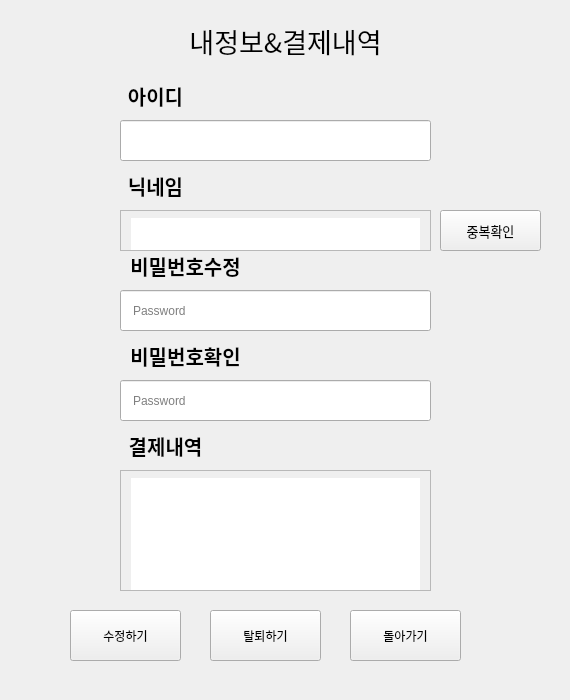
    <widget class="QWidget" name="page_5">
     <widget class="QLabel" name="label_13">
      <property name="geometry">
       <rect>
        <x>0</x>
        <y>0</y>
        <width>561</width>
        <height>691</height>
       </rect>
      </property>
      <property name="text">
       <string/>
      </property>
      <property name="pixmap">
       <pixmap>╣ш░ц.png</pixmap>
      </property>
      <property name="scaledContents">
       <bool>true</bool>
      </property>
     </widget>
     <widget class="QListWidget" name="paylist">
      <property name="geometry">
       <rect>
        <x>120</x>
        <y>470</y>
        <width>311</width>
        <height>121</height>
       </rect>
      </property>
      <property name="styleSheet">
       <string notr="true">padding-left: 10px;
padding-right: 10px;
padding-top: 7px;</string>
      </property>
     </widget>
     <widget class="QPushButton" name="up">
      <property name="geometry">
       <rect>
        <x>70</x>
        <y>610</y>
        <width>111</width>
        <height>51</height>
       </rect>
      </property>
      <property name="text">
       <string>수정하기</string>
      </property>
     </widget>
     <widget class="QLabel" name="label_29">
      <property name="geometry">
       <rect>
        <x>170</x>
        <y>0</y>
        <width>231</width>
        <height>81</height>
       </rect>
      </property>
      <property name="font">
       <font>
        <family>맑은 고딕</family>
        <pointsize>20</pointsize>
       </font>
      </property>
      <property name="text">
       <string>내정보&amp;결제내역</string>
      </property>
      <property name="alignment">
       <set>Qt::AlignCenter</set>
      </property>
     </widget>
     <widget class="QLabel" name="label_30">
      <property name="geometry">
       <rect>
        <x>110</x>
        <y>170</y>
        <width>91</width>
        <height>31</height>
       </rect>
      </property>
      <property name="font">
       <font>
        <pointsize>15</pointsize>
        <weight>75</weight>
        <bold>true</bold>
       </font>
      </property>
      <property name="text">
       <string>닉네임</string>
      </property>
      <property name="alignment">
       <set>Qt::AlignCenter</set>
      </property>
     </widget>
     <widget class="QLabel" name="label_15">
      <property name="geometry">
       <rect>
        <x>120</x>
        <y>250</y>
        <width>131</width>
        <height>31</height>
       </rect>
      </property>
      <property name="font">
       <font>
        <pointsize>15</pointsize>
        <weight>75</weight>
        <bold>true</bold>
       </font>
      </property>
      <property name="text">
       <string>비밀번호수정</string>
      </property>
      <property name="alignment">
       <set>Qt::AlignCenter</set>
      </property>
     </widget>
     <widget class="QLabel" name="label_31">
      <property name="geometry">
       <rect>
        <x>120</x>
        <y>80</y>
        <width>71</width>
        <height>31</height>
       </rect>
      </property>
      <property name="font">
       <font>
        <family>돋움</family>
        <pointsize>15</pointsize>
        <weight>75</weight>
        <bold>true</bold>
       </font>
      </property>
      <property name="text">
       <string>아이디</string>
      </property>
      <property name="alignment">
       <set>Qt::AlignCenter</set>
      </property>
     </widget>
     <widget class="QLineEdit" name="uppw1">
      <property name="geometry">
       <rect>
        <x>120</x>
        <y>290</y>
        <width>311</width>
        <height>41</height>
       </rect>
      </property>
      <property name="toolTip">
       <string>&lt;html&gt;&lt;head/&gt;&lt;body&gt;&lt;p&gt;비밀번호 입력&lt;/p&gt;&lt;/body&gt;&lt;/html&gt;</string>
      </property>
      <property name="styleSheet">
       <string notr="true">padding-left: 10px;
padding-right: 10px;</string>
      </property>
      <property name="inputMask">
       <string/>
      </property>
      <property name="text">
       <string/>
      </property>
      <property name="frame">
       <bool>true</bool>
      </property>
      <property name="echoMode">
       <enum>QLineEdit::Password</enum>
      </property>
      <property name="placeholderText">
       <string>Password</string>
      </property>
     </widget>
     <widget class="QLabel" name="label_32">
      <property name="geometry">
       <rect>
        <x>120</x>
        <y>430</y>
        <width>91</width>
        <height>31</height>
       </rect>
      </property>
      <property name="font">
       <font>
        <pointsize>15</pointsize>
        <weight>75</weight>
        <bold>true</bold>
       </font>
      </property>
      <property name="text">
       <string>결제내역</string>
      </property>
      <property name="alignment">
       <set>Qt::AlignCenter</set>
      </property>
     </widget>
     <widget class="QPushButton" name="pushButton_del">
      <property name="geometry">
       <rect>
        <x>210</x>
        <y>610</y>
        <width>111</width>
        <height>51</height>
       </rect>
      </property>
      <property name="text">
       <string>탈퇴하기</string>
      </property>
     </widget>
     <widget class="QPushButton" name="back3">
      <property name="geometry">
       <rect>
        <x>350</x>
        <y>610</y>
        <width>111</width>
        <height>51</height>
       </rect>
      </property>
      <property name="text">
       <string>돌아가기</string>
      </property>
     </widget>
     <widget class="QTextEdit" name="nik_txt2">
      <property name="geometry">
       <rect>
        <x>120</x>
        <y>210</y>
        <width>311</width>
        <height>41</height>
       </rect>
      </property>
      <property name="styleSheet">
       <string notr="true">padding-left: 10px;
padding-right: 10px;
padding-top: 7px;</string>
      </property>
      <property name="undoRedoEnabled">
       <bool>true</bool>
      </property>
      <property name="acceptRichText">
       <bool>true</bool>
      </property>
     </widget>
     <widget class="QLineEdit" name="uppw2">
      <property name="geometry">
       <rect>
        <x>120</x>
        <y>380</y>
        <width>311</width>
        <height>41</height>
       </rect>
      </property>
      <property name="toolTip">
       <string>&lt;html&gt;&lt;head/&gt;&lt;body&gt;&lt;p&gt;비밀번호 입력&lt;/p&gt;&lt;/body&gt;&lt;/html&gt;</string>
      </property>
      <property name="styleSheet">
       <string notr="true">padding-left: 10px;
padding-right: 10px;</string>
      </property>
      <property name="inputMask">
       <string/>
      </property>
      <property name="text">
       <string/>
      </property>
      <property name="frame">
       <bool>true</bool>
      </property>
      <property name="echoMode">
       <enum>QLineEdit::Password</enum>
      </property>
      <property name="placeholderText">
       <string>Password</string>
      </property>
     </widget>
     <widget class="QLabel" name="label_25">
      <property name="geometry">
       <rect>
        <x>120</x>
        <y>340</y>
        <width>131</width>
        <height>31</height>
       </rect>
      </property>
      <property name="font">
       <font>
        <pointsize>15</pointsize>
        <weight>75</weight>
        <bold>true</bold>
       </font>
      </property>
      <property name="text">
       <string>비밀번호확인</string>
      </property>
      <property name="alignment">
       <set>Qt::AlignCenter</set>
      </property>
     </widget>
     <widget class="QPushButton" name="nik_dc2">
      <property name="geometry">
       <rect>
        <x>440</x>
        <y>210</y>
        <width>101</width>
        <height>41</height>
       </rect>
      </property>
      <property name="font">
       <font>
        <pointsize>10</pointsize>
       </font>
      </property>
      <property name="text">
       <string>중복확인</string>
      </property>
     </widget>
     <widget class="QLineEdit" name="up_id">
      <property name="geometry">
       <rect>
        <x>120</x>
        <y>120</y>
        <width>311</width>
        <height>41</height>
       </rect>
      </property>
      <property name="toolTip">
       <string>&lt;html&gt;&lt;head/&gt;&lt;body&gt;&lt;p&gt;비밀번호 입력&lt;/p&gt;&lt;/body&gt;&lt;/html&gt;</string>
      </property>
      <property name="styleSheet">
       <string notr="true">padding-left: 10px;
padding-right: 10px;
</string>
      </property>
      <property name="inputMask">
       <string/>
      </property>
      <property name="text">
       <string/>
      </property>
      <property name="frame">
       <bool>true</bool>
      </property>
      <property name="echoMode">
       <enum>QLineEdit::Normal</enum>
      </property>
      <property name="readOnly">
       <bool>true</bool>
      </property>
      <property name="placeholderText">
       <string/>
      </property>
     </widget>
    </widget>
